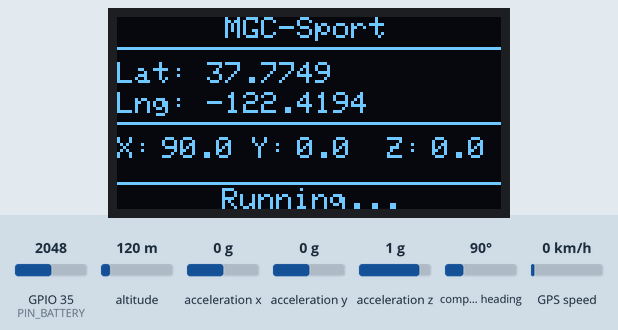
A sketch run on a simulated ESP32. Shown: 128×64 one-colour display. The test bench sets the inputs (shaded band); at power-on: acceleration x 0 g, acceleration y 0 g, acceleration z 1 g, compass heading 90°, GPIO 35 (PIN_BATTERY) = 2048, altitude 120 m, GPS speed 0 km/h. The GPS gets a fix after 3 s at 37.7749, -122.4194 with 8 satellites; what the sketch prints to the serial monitor is not drawn.

Above: at 6.8 s.
6.9 s: acceleration x set to -1.4 g
At 8.2 s:
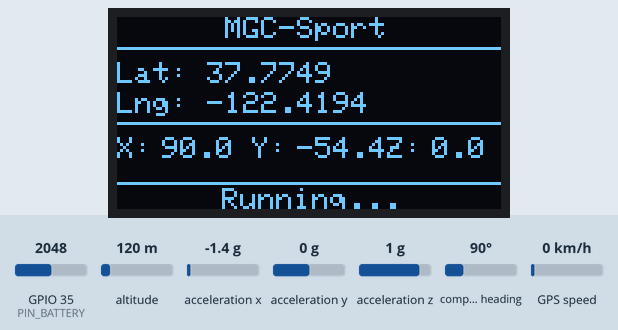
8.5 s: acceleration y set to -1.4 g
At 9.0 s:
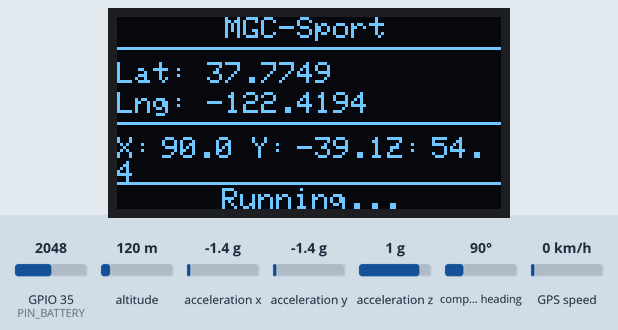
10.1 s: acceleration z set to -1.4 g
At 10.6 s:
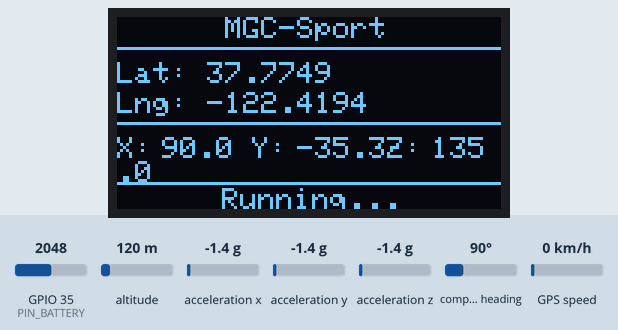
11.7 s: compass heading set to 7°
At 13.4 s:
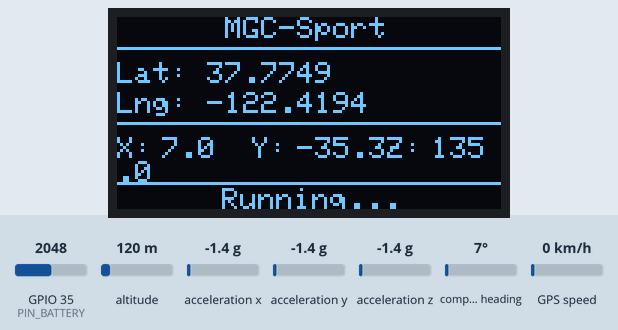
Timing chart, 0 to 14.5 s (numbered marks = the images above; inputs shaded):
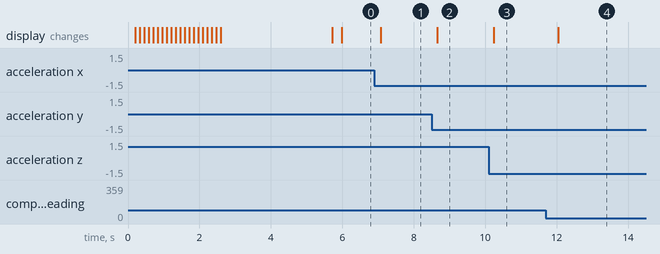

Measured:
- after the input at 6.9 s, the display: changes after 0.17 s (image 1)
- after the input at 8.5 s, the display: changes after 0.15 s (image 2)
- after the input at 10.1 s, the display: changes after 0.13 s (image 3)
- after the input at 11.7 s, the display: changes after 0.34 s (image 4)

The sketch:

RugbySystem_Test.ino
```cpp
// Librerias
#include <Wire.h>
#include <Adafruit_GFX.h>
#include <Adafruit_Sensor.h>
#include <Adafruit_BNO055.h>
#include <Adafruit_SSD1306.h>
#include <utility/imumaths.h>
#include <TinyGPSPlus.h>
#include "esp_log.h"

// Definiciones SSD1306
#define SCREEN_WIDTH    128
#define SCREEN_HEIGHT   64
#define SCREEN_ADDRESS  0x3C
#define OLED_RESET      -1

// Definiciones GPS NEO M8N
#define NEO_M8N_TX      23
#define NEO_M8N_RX      19

// Lectura de bateria 18650
#define PIN_BATTERY     35

// Variables Globales
double bno055_euler_x = 0.0;
double bno055_euler_y = 0.0;
double bno055_euler_z = 0.0;
double neom8n_lat = 0.0;
double neom8n_lng = 0.0;

// Objeto SSD1306
Adafruit_SSD1306 display(SCREEN_WIDTH, SCREEN_HEIGHT, &Wire, OLED_RESET);

// Objeto BNO055
Adafruit_BNO055 bno = Adafruit_BNO055(-1, 0x29, &Wire);

// Objeto GPS NEO M8N
TinyGPSPlus gps;

// Prototipos de Tasks
void readAngles(void* pvParameters);
void readGPS(void* pvParameters);
void refreshSDD1306(void* pvParameters);

// Void Setup
void setup()
{
  // Inicialización Serial
  Serial.begin(115200);
  esp_log_level_set("i2c.master", ESP_LOG_NONE);
  while(!Serial);

  // Inicialización BNO055
  Wire.begin();
  if(!bno.begin())
  {
    printf("[ERROR] No se ha encontrado el BNO055\r\n");
    while(1);
  }
  bno.setExtCrystalUse(true);

  // Inicialización SSD1306
  if (!display.begin(SSD1306_SWITCHCAPVCC, SCREEN_ADDRESS))
  {
    printf("[ERROR] No se ha encontrado el SSD1306\r\n"); while(1);
  }
  display.clearDisplay();

  // Título grande
  display.setTextSize(2);
  display.setTextColor(WHITE);
  display.setCursor(15, 5);
  display.println("MGC-");
  display.setCursor(25, 25);
  display.println("Sport");
  display.display();

  // Barra de carga animada
  for (int i = 0; i <= 100; i += 5) {
    display.fillRect(10, 50, i, 10, WHITE);  // Rectángulo que se va llenando
    display.display();
    vTaskDelay(pdMS_TO_TICKS(100));
  }

  // Pausa un momento con pantalla completa
  vTaskDelay(pdMS_TO_TICKS(1000));

  // Inicialización GPS NEO M8N
  Serial2.begin(9600, SERIAL_8N1, NEO_M8N_RX, NEO_M8N_TX);

  // Indicar que todo salio bien
  printf("Sistema iniciado correctamente ✔\r\n");
  vTaskDelay(pdMS_TO_TICKS(2000));

  // Configuración de Tasks
  xTaskCreate(readAngles, "Read Angles", 4096, NULL, 3, NULL);
  xTaskCreate(readGPS, "Read GPS", 4096, NULL, 3, NULL);
  xTaskCreate(refreshSDD1306, "Refresh SSD1306", 4096, NULL, 2, NULL);
}

// Task: Lectura de angulos del BNO055
void readAngles(void* pvParameters)
{
  // Variables locales
  static int failCount = 0;

  while(1)
  {
    // Obtener datos del BNO055
    imu::Vector<3> euler = bno.getVector(Adafruit_BNO055::VECTOR_EULER);
    bno055_euler_x = euler.x();
    bno055_euler_y = euler.y();
    bno055_euler_z = euler.z();

    // Verificar si todo está en cero
    if (bno055_euler_x == 0.0 && bno055_euler_y == 0.0 && bno055_euler_z == 0.0)
    {
      failCount++;

      if (failCount > 5)
      {
        printf("[CRITICO] BNO055 colgado, forzando reinicio I2C...\r\n");
        vTaskDelay(pdMS_TO_TICKS(50));

        if (bno.begin())
        {
          bno.setExtCrystalUse(true);
          printf("[OK] BNO055 recuperado tras reset de I2C\r\n");
          failCount = 0;
        }
        else
        {
          printf("[ERROR] No responde tras reset I2C\r\n");
        }
      }
    }
    else
    {
      failCount = 0;
    }

    // Impresion de datos
    //printf("[BNO055] X: %.2f, Y: %.2f, Z: %.2f\r\n", bno055_euler_x, bno055_euler_y, bno055_euler_z);
    vTaskDelay(pdMS_TO_TICKS(100));
  }
}

// Task: Lectura de posición del GPS NEO M8N
void readGPS(void* pvParameters)
{
  // Bucle
  while(1)
  {
    while(Serial2.available() > 0)
    {
      gps.encode(Serial2.read());
      vTaskDelay(pdMS_TO_TICKS(1));
    }

    if (gps.location.isUpdated() && gps.location.isValid())
    {
      neom8n_lat = gps.location.lat();
      neom8n_lng = gps.location.lng();

      // Imprimir por Serial
      //printf("[GPS] Lat: %.6f, Lng: %.6f\r\n", neom8n_lat, neom8n_lng);
    }

    vTaskDelay(pdMS_TO_TICKS(100));
  }
}

// Task: Actualización de pantalla OLED
void refreshSDD1306(void* pvParameters)
{
  while(1)
  {
    display.clearDisplay();

    // 🔹 Encabezado
    display.setTextSize(1);
    display.setTextColor(WHITE);
    display.setCursor(30, 0);
    display.println(" MGC-Sport ");
    display.drawLine(0, 10, SCREEN_WIDTH, 10, WHITE);

    // 🔹 Datos GPS (Lat/Lng)
    display.setTextSize(1);
    display.setCursor(0, 15);
    display.print("Lat:");
    display.setCursor(30, 15);
    display.print(neom8n_lat, 4);

    display.setCursor(0, 25);
    display.print("Lng:");
    display.setCursor(30, 25);
    display.print(neom8n_lng, 4);

    display.drawLine(0, 35, SCREEN_WIDTH, 35, WHITE);

    // 🔹 Datos BNO055 (X,Y,Z en fila)
    display.setCursor(0, 40);
    display.print("X:");
    display.setCursor(15, 40);
    display.print(bno055_euler_x, 1);

    display.setCursor(45, 40);
    display.print("Y:");
    display.setCursor(60, 40);
    display.print(bno055_euler_y, 1);

    display.setCursor(90, 40);
    display.print("Z:");
    display.setCursor(105, 40);
    display.print(bno055_euler_z, 1);

    // 🔹 Línea inferior
    display.drawLine(0, 55, SCREEN_WIDTH, 55, WHITE);
    display.setCursor(35, 57);
    display.print("Running...");

    // Refrescar pantalla
    display.display();
    vTaskDelay(pdMS_TO_TICKS(200));
  }
}

// Void Loop (sin usar)
void loop()
{
  // Leer el valor del ADC
  int raw = analogRead(PIN_BATTERY);

  // Calcular voltaje de la batería
  float v_battery = raw / 377.0;

  // Mostrar resultados
  Serial.print("V_bat: ");
  Serial.print(v_battery, 3);
  Serial.println(" V");

  vTaskDelay(pdMS_TO_TICKS(1000));
}
```
